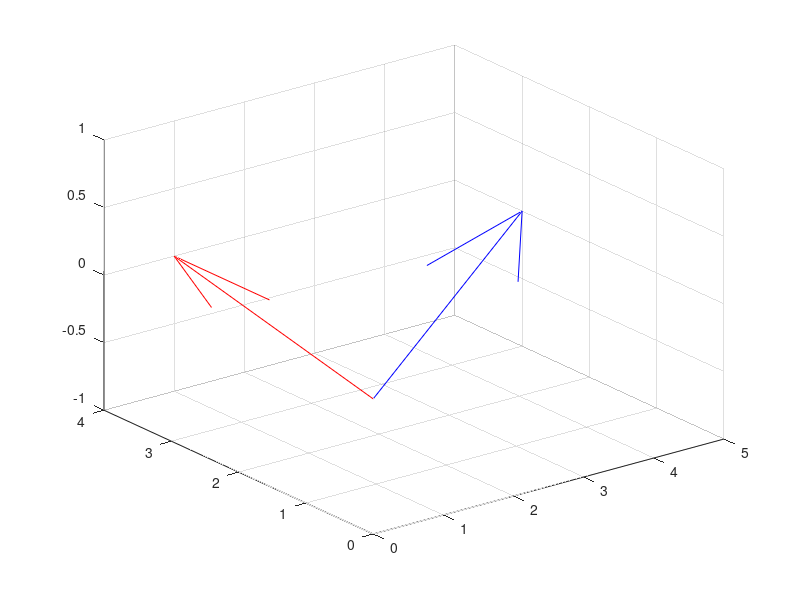

Here is the MATLAB script that generated this plot: (Note: this script raises an error after producing the figure.)
clc
warning off
function [triangle_area, vector_product] = vector_func(x1, y1, z1, x2, y2, z2)
  a = [x1,y1,z1];
  b = [x2,y2,z2];

  vector_product = cross(a, b);
  triangle_area = 0.5 * norm(vector_product)

  quiver3(0, 0, 0, a(1), a(2), a(3), 0, 'maxheadsize', 0.2, 'color', 'r');
  hold on;
  quiver3(0, 0, 0, b(1), b(2), b(3), 0, 'maxheadsize', 0.2, 'color', 'b');
  hold on;
  quiver3(0, 0, 0, c(1), c(2), c(3), 0, 'maxheadsize', 0.2, 'color', 'g');

  set(gca, 'xlim', [-1, 6], 'ylim', [-1, 6], 'zlim', [-20, 1]);
  set(gca, 'View', [30 10], 'box', 'on');
  xlabel('X'); ylabel('Y'); zlabel('Z');
  grid on;
  hold off;
end

[vect_prod, area] = vector_func(1, 4, 0, 5, 3, 0);

